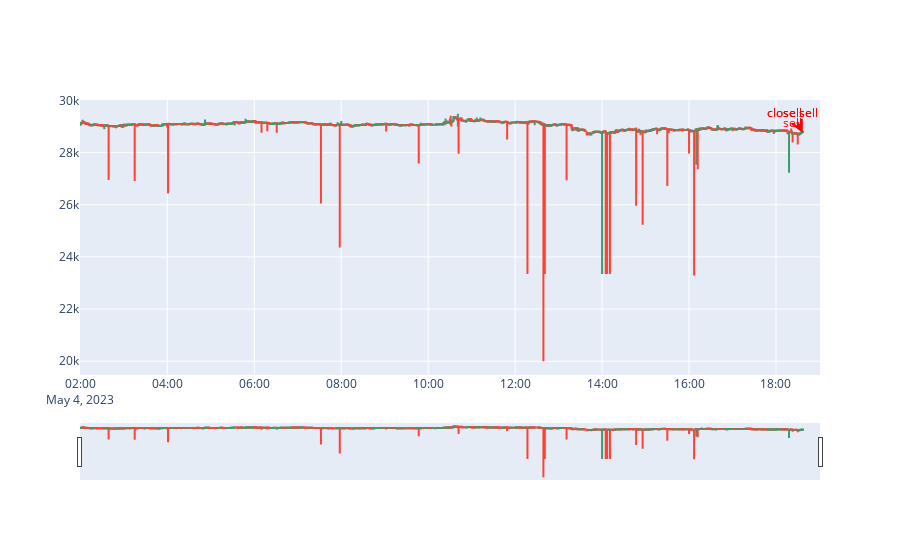

Notebook code cell kept with this figure:
### Code cell
# Install a conda package in the current Jupyter kernel
#%conda install -c plotly plotly=5.9.0
# Draw candlechart
import plotly as py
from plotly import graph_objects as go
import pandas as pd
import numpy as np
import datetime

def get_chart_figure(candles: pd.DataFrame, trades: pd.DataFrame)->pd.DataFrame:
    """
    Form plotly candlestick chart with buy/sell marks on it
    """
    
    df=candles.copy()
    #df=clean_candles(df)
    fig = go.Figure(data=[ \
                        go.Candlestick(\
                            x=df.index,\
                            open=df['open'],\
                            high=df['high'],\
                            low=df['low'],\
                            close=df['close'])
                         ])

    # Customize ay to distribute captions by y so they do not overlap by x
    ay,aymax,aystep=0,50,10
    #start_time=df.open_time.min()
    # Annotate buy, sell on the chart
    for i,trade in trades[(~trades.open_time.isna()) & (trades.open_time > df.open_time.min())].iterrows():
        ay=(ay+aystep)%aymax
        color='green' if trade['side']=="BUY" else 'red'

        # Draw open order
        open_text='buy' if trade['side']=="BUY"  else 'sell'
        open_hover=f"{trade['open_time']} {open_text} at {str(trade['open_price'])}"
        fig.add_annotation(x=trade['open_time'], \
                           y=trade['open_price'],\
                           text=open_text,\
                           hovertext=open_hover,\
                           showarrow=True,arrowhead=5,arrowcolor=color,ay=-ay,arrowwidth=2,
                           font={'color':color}
                          )
    for i,trade in trades[(~trades.close_time.isna()) & (trades.close_time > df.close_time.min())].iterrows():
        color='green' if trade['side']=="BUY" else 'red'

        # Draw close order
        #profit = trade["close_price"]-trade["open_price"] if trade["close_price"] else None
        status= f", profit: {round(trade.profit, 10)}" if trade.profit else ""
        close_text='close buy' if trade['side']=="BUY"  else 'close sell'
        close_hover=f"{trade['close_time']} {close_text} at {str(trade['close_price'])}{status}"
        fig.add_annotation(x=trade['close_time'], \
                           y=trade['close_price'],\
                           text=close_text,\
                           hovertext=close_hover,\
                           showarrow=True,arrowhead=5,arrowcolor=color,ay=-ay,arrowwidth=2,
                           font={'color':color}
                          )
    return fig

get_chart_figure(candles, trades).show()

### Figure 1 — Plotly figure (JSON) as saved in the notebook; plotly's stock layout.template omitted (floating-point values rounded to 4 significant figures; data arrays with more than 128 entries replaced by an {"elided": "..."} marker saying what was removed)
{"data": [{"close": {"elided": "978 float values"}, "high": {"elided": "978 float values"}, "low": {"elided": "978 float values"}, "open": {"elided": "978 float values"}, "type": "candlestick", "x": {"elided": "978 str values"}}], "layout": {"annotations": [{"arrowcolor": "red", "arrowhead": 5, "arrowwidth": 2, "ay": -10, "font": {"color": "red"}, "hovertext": "2023-05-04 18:36:12.939360 sell at 28774.2", "showarrow": true, "text": "sell", "x": "2023-05-04T18:36:12.939360", "y": 28770.0}, {"arrowcolor": "red", "arrowhead": 5, "arrowwidth": 2, "ay": -20, "font": {"color": "red"}, "hovertext": "2023-05-04 18:36:26.510163 sell at 28776.98", "showarrow": true, "text": "sell", "x": "2023-05-04T18:36:26.510163", "y": 28780.0}, {"arrowcolor": "red", "arrowhead": 5, "arrowwidth": 2, "ay": -20, "font": {"color": "red"}, "hovertext": "2023-05-04 18:36:19.268000 close sell at 28776.99, profit: -2.79", "showarrow": true, "text": "close sell", "x": "2023-05-04T18:36:19.268000", "y": 28780.0}, {"arrowcolor": "red", "arrowhead": 5, "arrowwidth": 2, "ay": -20, "font": {"color": "red"}, "hovertext": "2023-05-04 18:36:35.095000 close sell at 28772.52, profit: 4.46", "showarrow": true, "text": "close sell", "x": "2023-05-04T18:36:35.095000", "y": 28770.0}]}}
